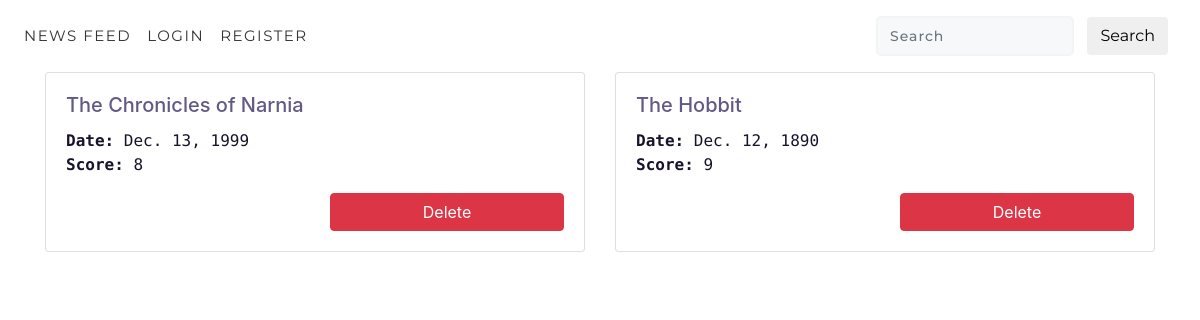
Page /admin_readactions on the committed database.
### base/models.py (models this page shows, shortened)
class Read(models.Model):
    Book = models.ForeignKey(Book, on_delete=models.CASCADE)
    User = models.ForeignKey(User, on_delete=models.CASCADE)
    Date = models.DateField()
    Score = models.IntegerField(validators=[MinValueValidator(1), MaxValueValidator(10)])

class Book(models.Model):
    Title = models.CharField(max_length=100)
    Description = models.TextField(null=True, blank=True)
    Author = models.CharField(max_length=100)
    Genre = models.CharField(max_length=100)
    NumberOfPages = models.IntegerField()
    Apporved = models.BooleanField(default=False)
    ApporvedBy = models.ForeignKey(User, on_delete=models.CASCADE, related_name='approved_by', null=True, blank=True)
    def __str__(self):
        return self.Title

### base/views.py (the view)
# urls.py: path("admin_readactions", views.AdminReadactions, name="admin_readactions" ),
def AdminReadactions(request):
    read_actions = Read.objects.all()
    context = {"read_actions": read_actions}
    return render(request, "base/adminreadactions.html", context)

### base/templates/base/adminreadactions.html (shortened to what this page needs)
{% extends 'base/base.html' %} {% block content %}
<div class="container">
  <div class="row">
    {% for r in read_actions %}
    <div class="col-md-6">
      <div class="card mb-3">
        <div class="card-body">
          <h5 class="card-title">{{ r.Book }}</h5>
          <p class="card-text">
            <strong>Date:</strong> {{ r.Date }}<br />
            <strong>Score:</strong> {{r.Score }}<br />
          </p>
          <form method="POST" action="{% url 'delete_read' r.pk %}">
            <div class="row">
              <div class="col-md-6"></div>
              <div class="col-md-6">
                <button type="submit" class="btn btn-danger btn-block">
                  Delete
                </button>
              </div>
            </div>
          </form>
        </div>
      </div>
    </div>
    {% endfor %}
  </div>
</div>
{% endblock %}

### base/static/base/css/style.css (style rules this page uses)
:root { --primary-color: #635985; --secondary-color: #443C68; --tertiary-color: #393053; --dark-color: #18122B; }
p, a { font-family: 'Chivo Mono', monospace; color: var(--dark-color); }
.card-title { color: var(--primary-color); }
.card-text strong { color: var(--dark-color); }

### rows in the picture
Read: Book "The Chronicles of Narnia", Date "Dec. 13, 1999", Score "8"
Read: Book "The Hobbit", Date "Dec. 12, 1890", Score "9"
